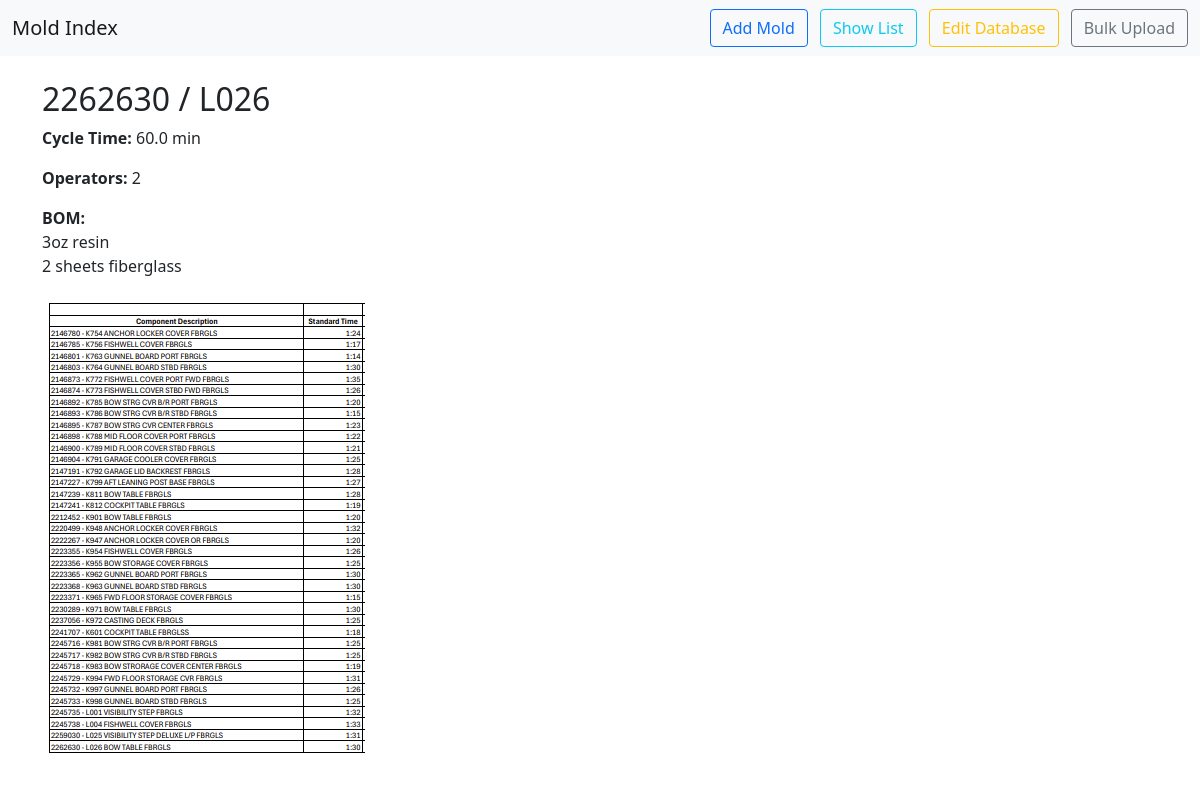
The page /mold/1 on the database its author committed.
### models.py (models this page shows)
class Mold(db.Model):
    id = db.Column(db.Integer, primary_key=True)
    part_number = db.Column(db.String(50), unique=True, nullable=False)
    mold_number = db.Column(db.String(50), unique=True, nullable=False)
    cycle_time = db.Column(db.Float, nullable=False)  # stored in minutes
    bom = db.Column(db.Text, nullable=False)  # JSON or newline-separated items
    num_operators = db.Column(db.Integer, nullable=False)
    media = db.relationship('Media', backref='mold', lazy=True)

class Media(db.Model):
    id = db.Column(db.Integer, primary_key=True)
    mold_id = db.Column(db.Integer, db.ForeignKey('mold.id'), nullable=False)
    url = db.Column(db.String(255), nullable=False)
    media_type = db.Column(db.String(20), nullable=False)  # 'image' or 'video'

### app.py (the view)
@app.route('/mold/<int:mold_id>')
def detail(mold_id):
    mold = Mold.query.get_or_404(mold_id)
    return render_template('detail.html', mold=mold)

### templates/detail.html
{% extends 'base.html' %}
{% block content %}
  <h2>{{ mold.part_number }} / {{ mold.mold_number }}</h2>
  <p><strong>Cycle Time:</strong> {{ mold.cycle_time }} min</p>
  <p><strong>Operators:</strong> {{ mold.num_operators }}</p>
  <p><strong>BOM:</strong><br>{{ mold.bom.replace('\n','<br>')|safe }}</p>
  <div class="row">
    {% for media in mold.media %}
      <div class="col-md-4 mb-3">
        {% if media.media_type=='image' %}
          <img src="{{ media.url }}" class="img-fluid" />
        {% else %}
          <video src="{{ media.url }}" controls class="w-100"></video>
        {% endif %}
      </div>
    {% endfor %}
  </div>
{% endblock %}

### rows shown on the page
Mold: part_number "2262630", mold_number "L026", cycle_time "60.0", num_operators "2", bom.replace "3oz resin 2 sheets fiberglass"
Media: url (picture)
